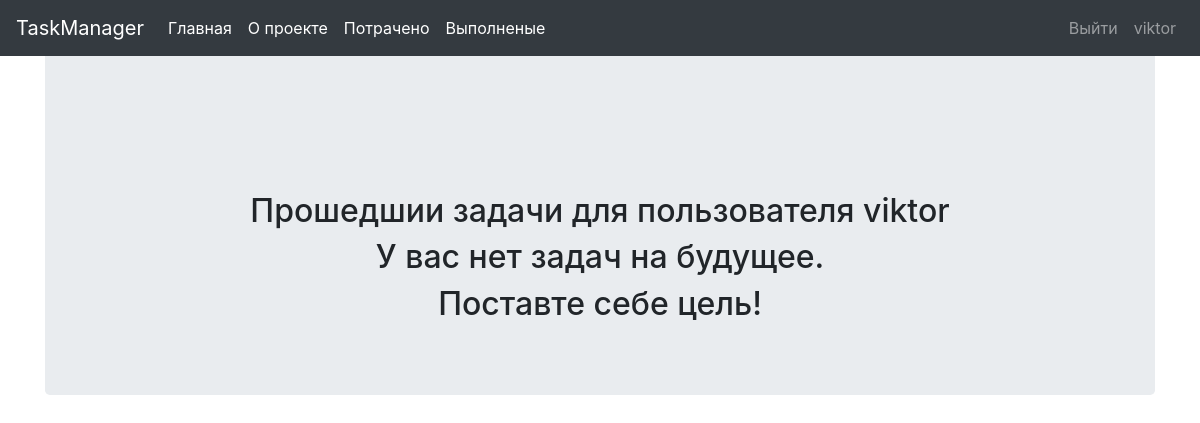
/old/ (signed in), run on an earlier commit of the app's database.
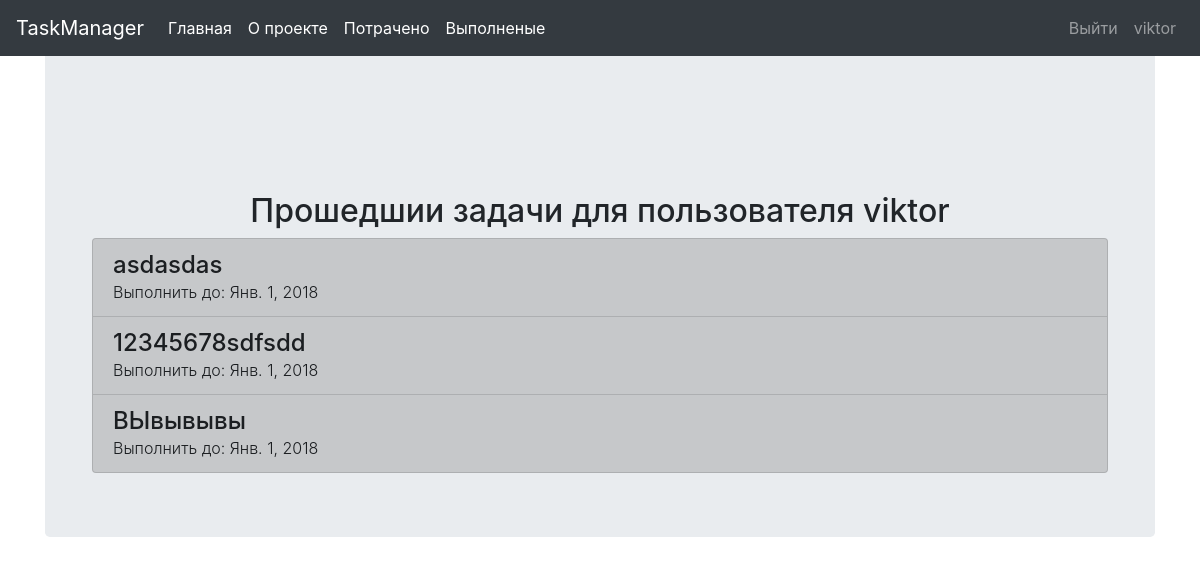
And on a later commit of the database.
### taskapp/models.py (models this page shows, shortened)
class Task(models.Model):
    date_finish = models.DateField()
    date_start = models.DateField(auto_now=True)
    title = models.CharField(max_length=100)
    descrition = models.TextField()
    owner = models.ForeignKey(User, on_delete=models.CASCADE)
    type_task = models.IntegerField(default=0)
    state = models.CharField(default='activ', max_length=10)  # активное-activ,выполненое-compl,потраченое-fail

### taskapp/views.py (the view)
# urls.py: path('old/', before, name='before'),
def before(request):
    tasks = ''
    if request.user.is_authenticated:
        date = datetime.datetime
        cheker = Checker(request.user)
        cheker.checking()
        cheker.checking_state()
        tasks = Task.objects.filter(owner=request.user).filter(state='fail').filter(
            state='fail').order_by('date_finish')
    return render(request, 'taskapp/before.html', {'tasks': tasks})

### taskapp/checkdate.py (called while the page is built)
    def checking(self):
        date = datetime.date.today()
        all = Task.objects.filter(owner=self.user)
        for u in all:
            Task.objects.filter(pk=u.pk).update(type_task=self.cmpare(u.date_finish, date))

    def cmpare(self, date1, date2):
        a = date1 - date2
        return int(a.days)

    def checking_state(self):
        date = datetime.date.today()
        all = Task.objects.filter(owner=self.user)
        for u in all:
            if u.state == 'activ':
                if self.cmpare(u.date_finish, date) < 0:
                    Task.objects.filter(pk=u.pk).update(state='fail')
            elif u.state == 'compl':
                Task.objects.filter(pk=u.pk).update(state='compl')
            elif u.state == 'fail':
                Task.objects.filter(pk=u.pk).update(state='fail')
            else:
                Task.objects.filter(pk=u.pk).update(state='activ')

### taskapp/templates/taskapp/before.html (shortened to what this page needs)
{% extends 'taskapp/base.html' %}
{% block content %}
    <div class="container mt-5 text-center">
        {% if  user.is_authenticated %}
            <br>
            <h2 class="mt-2">Прошедшии задачи для пользователя {{ user.get_username }}</h2>
            {% if  not tasks.count %}
                <H2>У вас нет задач на будущее.</H2>
                <H2>Поставте себе цель!</H2>
            {% else %}
                <div class="list-group">
                    {% for task in tasks %}
                        {% if task.type_task <= 0 %}
                            <a class="list-group-item list-group-item-action list-group-item list-group-item-dark"
                           href="{% url 'task_detale' pk=task.pk %}"><h4 class="text-left m-0">{{ task.title }}</h4>
                            <p class="font-weight-light m-0 text-left">Выполнить до: {{ task.date_finish }}</p>
                        </a>
                        {% elif task.type_task < 5 %}
                            <a class="list-group-item list-group-item-action list-group-item list-group-item-danger"
                           href="{% url 'task_detale' pk=task.pk %}"><h4 class="text-left m-0">{{ task.title }}</h4>
                            <p class="font-weight-light m-0 text-left">Выполнить до: {{ task.date_finish }}</p>
                        </a>
                        {% elif task.type_task < 10 %}
                            <a class="list-group-item list-group-item-action list-group-item list-group-item-warning"
                           href="{% url 'task_detale' pk=task.pk %}"><h4 class="text-left m-0">{{ task.title }}</h4>
                            <p class="font-weight-light m-0 text-left">Выполнить до: {{ task.date_finish }}</p>
                        </a>
                        {% else %}
                            <a class="list-group-item list-group-item-action list-group-item"
                           href="{% url 'task_detale' pk=task.pk %}"><h4 class="text-left m-0">{{ task.title }}</h4>
                            <p class="font-weight-light m-0 text-left">Выполнить до: {{ task.date_finish }}</p>
                        </a>
                        {% endif %}
                    {% endfor %}
                </div>
            {% endif %}
        {% endif %}
    </div>
{% endblock content %}

What changed in the data, as far as the page shows it:
added Task: title "asdasdas", date_finish "Янв. 1, 2018"
added Task: title "12345678sdfsdd", date_finish "Янв. 1, 2018"
added Task: title "ВЫвывывы", date_finish "Янв. 1, 2018"
Also different on the page:
text no longer shown: "У вас нет задач на будущее. Поставте себе цель!"
